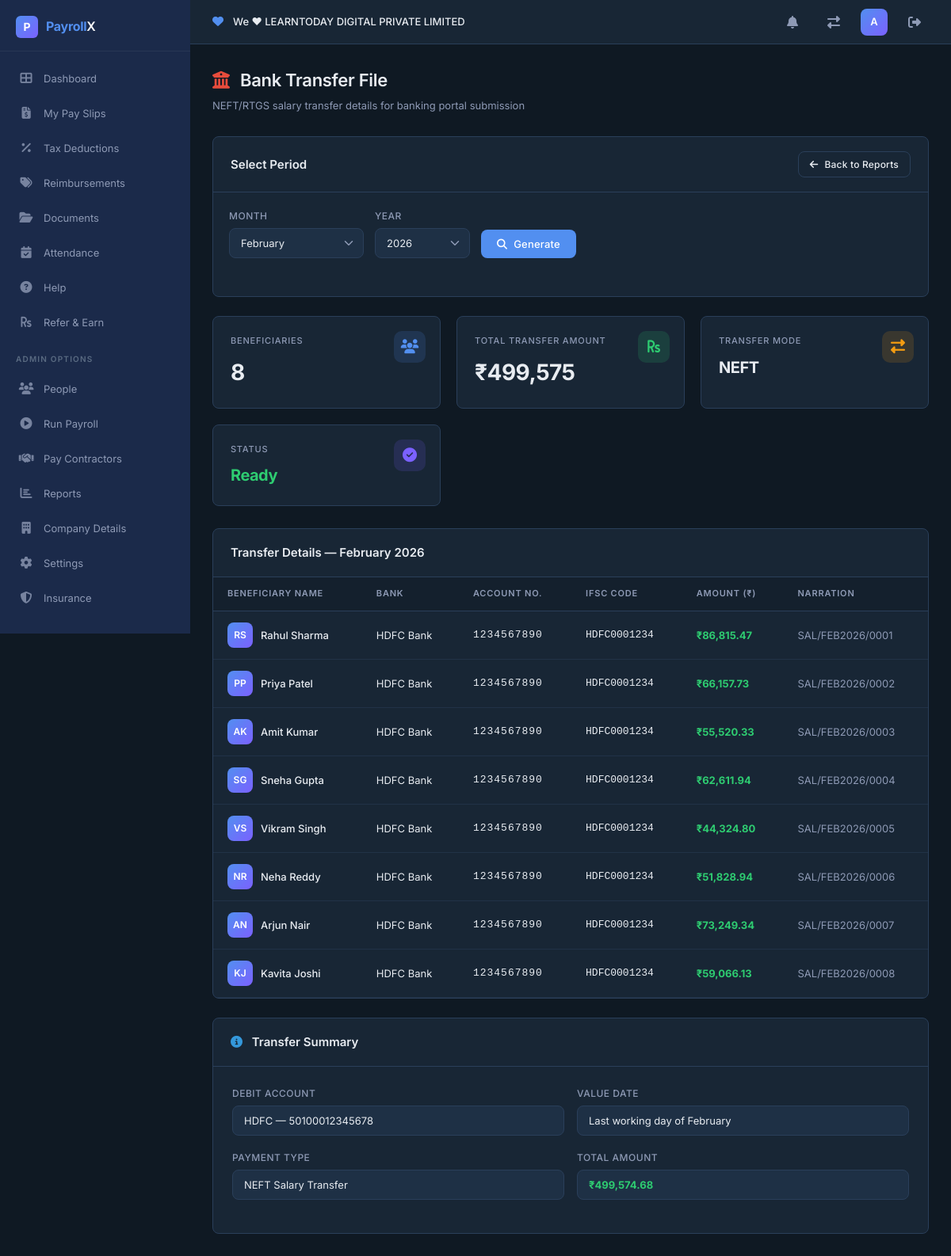
/reports/bank-transfer (signed in), run on the app's committed database.
### src/models.py (models this page shows, shortened)
class Organization(db.Model):
    __tablename__ = 'organizations'
    org_id = db.Column(db.Integer, primary_key=True)
    name = db.Column(db.String(200), unique=True, nullable=False)
    created_at = db.Column(db.DateTime, default=datetime.utcnow)
    users = db.relationship('User', backref='organization', lazy=True)
    employees = db.relationship('Employee', backref='organization', lazy=True)
    payroll_runs = db.relationship('PayrollRun', backref='organization', lazy=True)

class User(UserMixin, db.Model):
    __tablename__ = 'users'
    id = db.Column(db.Integer, primary_key=True)
    username = db.Column(db.String(80), unique=True, nullable=False)
    email = db.Column(db.String(120), unique=True, nullable=False)
    password_hash = db.Column(db.String(256), nullable=False)
    role = db.Column(db.String(20), default='employee')  # employee, hr_admin, finance
    created_at = db.Column(db.DateTime, default=datetime.utcnow)
    org_id = db.Column(db.Integer, db.ForeignKey('organizations.org_id'), nullable=True)

class Payslip(db.Model):
    __tablename__ = 'payslips'
    slip_id = db.Column(db.Integer, primary_key=True)
    run_id = db.Column(db.Integer, db.ForeignKey('payroll_runs.run_id'), nullable=False)
    emp_id = db.Column(db.Integer, db.ForeignKey('employees.emp_id'), nullable=False)
    org_id = db.Column(db.Integer, db.ForeignKey('organizations.org_id'), nullable=True)
    month = db.Column(db.Integer, nullable=False)
    year = db.Column(db.Integer, nullable=False)
    basic_pay = db.Column(db.Float, default=0)
    hra = db.Column(db.Float, default=0)
    da = db.Column(db.Float, default=0)
    special_allowance = db.Column(db.Float, default=0)
    conveyance = db.Column(db.Float, default=0)
    medical_allowance = db.Column(db.Float, default=0)
    gross_pay = db.Column(db.Float, default=0)
    epf_deduction = db.Column(db.Float, default=0)
    esi_deduction = db.Column(db.Float, default=0)
    professional_tax = db.Column(db.Float, default=0)
    tds = db.Column(db.Float, default=0)
    lop_deduction = db.Column(db.Float, default=0)
    total_deductions = db.Column(db.Float, default=0)
    net_pay = db.Column(db.Float, default=0)
    generated_at = db.Column(db.DateTime, default=datetime.utcnow)

class Employee(db.Model):
    __tablename__ = 'employees'
    emp_id = db.Column(db.Integer, primary_key=True)
    user_id = db.Column(db.Integer, db.ForeignKey('users.id'), nullable=True)
    first_name = db.Column(db.String(80), nullable=False)
    last_name = db.Column(db.String(80), nullable=False)
    email = db.Column(db.String(120), nullable=False)
    phone = db.Column(db.String(15))
    pan_number = db.Column(db.String(10))
    aadhaar_number = db.Column(db.String(12))
    bank_account = db.Column(db.String(20))
    bank_ifsc = db.Column(db.String(11))
    bank_name = db.Column(db.String(100))
    department = db.Column(db.String(80))
    designation = db.Column(db.String(80))
    date_of_joining = db.Column(db.Date, default=date.today)
    date_of_exit = db.Column(db.Date, nullable=True)
    status = db.Column(db.String(20), default='active')  # active, inactive, exited
    org_id = db.Column(db.Integer, db.ForeignKey('organizations.org_id'), nullable=True)
    created_at = db.Column(db.DateTime, default=datetime.utcnow)
    salary_structures = db.relationship('SalaryStructure', backref='employee', lazy=True)
    attendance_logs = db.relationship('AttendanceLog', backref='employee', lazy=True)
    payslips = db.relationship('Payslip', backref='employee', lazy=True)
    tax_declaration = db.relationship('TaxDeclaration', backref='employee', uselist=False)
    @property
    def full_name(self):
        return f"{self.first_name} {self.last_name}"

### src/app.py (the view)
@app.route('/reports/bank-transfer')
@login_required
@role_required('hr_admin', 'finance')
def report_bank_transfer():
    month = request.args.get('month', type=int, default=2)
    year = request.args.get('year', type=int, default=2026)
    org_run_ids = [r.run_id for r in PayrollRun.query.filter_by(org_id=current_user.org_id).all()]
    slips = Payslip.query.filter(Payslip.run_id.in_(org_run_ids), Payslip.month==month, Payslip.year==year).all() if org_run_ids else []
    months_list = ['January', 'February', 'March', 'April', 'May', 'June',
                   'July', 'August', 'September', 'October', 'November', 'December']
    return render_template('report_bank_transfer.html',
                           slips=slips, selected_month=month, selected_year=year,
                           months=months_list)

### src/app.py (called while the page is built)
@login_manager.user_loader
def load_user(user_id):
    return User.query.get(int(user_id))

def role_required(*allowed_roles):
    def decorator(f):
        @wraps(f)
        def wrapped(*args, **kwargs):
            if current_user.role not in allowed_roles:
                flash('Access denied — insufficient permissions.', 'error')
                return redirect(url_for('dashboard'))
            return f(*args, **kwargs)
        return wrapped
    return decorator

@app.before_request
def initialize_database():
    global _db_initialized
    if not _db_initialized:
        db.create_all()
        seed_database()
        _db_initialized = True

### templates/report_bank_transfer.html (shortened to what this page needs)
{% extends "base.html" %}
{% block content %}
<div class="page-header">
    <h1><i class="fas fa-university" style="color: var(--danger); margin-right: 8px;"></i> Bank Transfer File</h1>
    <p>NEFT/RTGS salary transfer details for banking portal submission</p>
</div>
<div class="data-card" style="margin-bottom: 24px;">
    <div class="data-card-header">
        <h2>Select Period</h2>
        <a href="{{ url_for('reports') }}" class="btn btn-outline btn-sm"><i class="fas fa-arrow-left"></i> Back to Reports</a>
    </div>
    <div style="padding: 20px;">
        <form method="GET" action="{{ url_for('report_bank_transfer') }}">
            <div class="payroll-controls">
                <div class="form-group">
                    <label>Month</label>
                    <select name="month" class="form-control" style="width: 170px;">
                        {% for i in range(12) %}
                        <option value="{{ i + 1 }}" {% if selected_month == i + 1 %}selected{% endif %}>{{ months[i] }}</option>
                        {% endfor %}
                    </select>
                </div>
                <div class="form-group">
                    <label>Year</label>
                    <select name="year" class="form-control" style="width: 120px;">
                        <option value="2026" {% if selected_year == 2026 %}selected{% endif %}>2026</option>
                    </select>
                </div>
                <button type="submit" class="btn btn-primary"><i class="fas fa-search"></i> Generate</button>
            </div>
        </form>
    </div>
</div>
{% if slips %}
<div class="stats-grid">
    <div class="stat-card">
        <div class="stat-label">Beneficiaries</div>
        <div class="stat-value">{{ slips|length }}</div>
        <div class="stat-icon blue"><i class="fas fa-users"></i></div>
    </div>
    <div class="stat-card">
        <div class="stat-label">Total Transfer Amount</div>
        <div class="stat-value">₹{{ "{:,.0f}".format(slips|sum(attribute='net_pay')) }}</div>
        <div class="stat-icon green"><i class="fas fa-rupee-sign"></i></div>
    </div>
    <div class="stat-card">
        <div class="stat-label">Transfer Mode</div>
        <div class="stat-value" style="font-size: 20px;">NEFT</div>
        <div class="stat-icon orange"><i class="fas fa-exchange-alt"></i></div>
    </div>
    <div class="stat-card">
        <div class="stat-label">Status</div>
        <div class="stat-value" style="font-size: 20px; color: var(--success);">Ready</div>
        <div class="stat-icon purple"><i class="fas fa-check-circle"></i></div>
    </div>
</div>
<div class="data-card" style="margin-bottom: 24px;">
    <div class="data-card-header">
        <h2>Transfer Details — {{ months[selected_month - 1] }} {{ selected_year }}</h2>
    </div>
    <table class="data-table">
        <thead>
            <tr>
                <th>Beneficiary Name</th>
                <th>Bank</th>
                <th>Account No.</th>
                <th>IFSC Code</th>
                <th>Amount (₹)</th>
                <th>Narration</th>
            </tr>
        </thead>
        <tbody>
            {% for slip in slips %}
            <tr>
                <td>
                    <div class="emp-info">
                        <div class="emp-avatar">{{ slip.employee.first_name[0] }}{{ slip.employee.last_name[0] }}</div>
                        <div><div class="emp-name">{{ slip.employee.full_name }}</div></div>
                    </div>
                </td>
                <td>{{ slip.employee.bank_name or '—' }}</td>
                <td style="font-family: monospace; letter-spacing: 1px;">{{ slip.employee.bank_account or '—' }}</td>
                <td style="font-family: monospace;">{{ slip.employee.bank_ifsc or '—' }}</td>
                <td><strong style="color: var(--success);">₹{{ "{:,.2f}".format(slip.net_pay) }}</strong></td>
                <td style="color: var(--text-secondary);">SAL/{{ months[selected_month - 1][:3]|upper }}{{ selected_year }}/{{ "%04d"|format(slip.emp_id) }}</td>
            </tr>
            {% endfor %}
        </tbody>
    </table>
</div>
<div class="data-card">
    <div class="data-card-header">
        <h2><i class="fas fa-info-circle" style="color: var(--info); margin-right: 8px;"></i> Transfer Summary</h2>
    </div>
    <div style="padding: 24px;">
        <div class="form-row">
            <div class="form-group"><label>Debit Account</label><input class="form-control" value="HDFC — 50100012345678" readonly></div>
            <div class="form-group"><label>Value Date</label><input class="form-control" value="Last working day of {{ months[selected_month - 1] }}" readonly></div>
        </div>
        <div class="form-row">
            <div class="form-group"><label>Payment Type</label><input class="form-control" value="NEFT Salary Transfer" readonly></div>
            <div class="form-group"><label>Total Amount</label><input class="form-control" value="₹{{ '{:,.2f}'.format(slips|sum(attribute='net_pay')) }}" readonly style="color: var(--success); font-weight: 700;"></div>
        </div>
    </div>
</div>
{% endif %}
{% endblock %}

### templates/base.html (shortened to what this page needs)
<!DOCTYPE html>
<html lang="en">
<head>
    <link rel="stylesheet" href="{{ url_for('static', filename='css/style.css') }}">
    <link rel="stylesheet" href="https://cdnjs.cloudflare.com/ajax/libs/font-awesome/6.5.1/css/all.min.css">
</head>
<body>
    {% if current_user.is_authenticated %}
    <aside class="sidebar" id="sidebar">
        <div class="sidebar-logo">
            <div class="logo-icon">P</div>
            <div class="logo-text"><span>Payroll</span>X</div>
        </div>
        <nav class="sidebar-nav">
            <a href="{{ url_for('dashboard') }}" class="nav-item {% if request.endpoint == 'dashboard' %}active{% endif %}">
                <span class="nav-icon"><i class="fas fa-th-large"></i></span> Dashboard
            </a>
            <a href="{{ url_for('payslips') }}" class="nav-item {% if request.endpoint == 'payslips' %}active{% endif %}">
                <span class="nav-icon"><i class="fas fa-file-invoice-dollar"></i></span> My Pay Slips
            </a>
            <a href="{{ url_for('tax_deductions') }}" class="nav-item {% if request.endpoint == 'tax_deductions' %}active{% endif %}">
                <span class="nav-icon"><i class="fas fa-percentage"></i></span> Tax Deductions
            </a>
            <a href="{{ url_for('reimbursements') }}" class="nav-item {% if request.endpoint == 'reimbursements' %}active{% endif %}">
                <span class="nav-icon"><i class="fas fa-tags"></i></span> Reimbursements
            </a>
            <a href="{{ url_for('documents') }}" class="nav-item {% if request.endpoint == 'documents' %}active{% endif %}">
                <span class="nav-icon"><i class="fas fa-folder-open"></i></span> Documents
            </a>
            <a href="{{ url_for('attendance') }}" class="nav-item {% if request.endpoint == 'attendance' %}active{% endif %}">
                <span class="nav-icon"><i class="fas fa-calendar-check"></i></span> Attendance
            </a>
            <a href="{{ url_for('help_page') }}" class="nav-item {% if request.endpoint == 'help_page' %}active{% endif %}">
                <span class="nav-icon"><i class="fas fa-question-circle"></i></span> Help
            </a>
            <a href="{{ url_for('refer_earn') }}" class="nav-item {% if request.endpoint == 'refer_earn' %}active{% endif %}">
                <span class="nav-icon"><i class="fas fa-rupee-sign"></i></span> Refer & Earn
            </a>
            {% if current_user.role != 'employee' %}
            <div class="nav-section-label">Admin Options</div>
            <a href="{{ url_for('people') }}" class="nav-item {% if request.endpoint == 'people' %}active{% endif %}">
                <span class="nav-icon"><i class="fas fa-users"></i></span> People
            </a>
            <a href="{{ url_for('run_payroll') }}" class="nav-item {% if request.endpoint == 'run_payroll' %}active{% endif %}">
                <span class="nav-icon"><i class="fas fa-play-circle"></i></span> Run Payroll
            </a>
            <a href="{{ url_for('pay_contractors') }}" class="nav-item {% if request.endpoint == 'pay_contractors' %}active{% endif %}">
                <span class="nav-icon"><i class="fas fa-handshake"></i></span> Pay Contractors
            </a>
            <a href="{{ url_for('reports') }}" class="nav-item {% if request.endpoint == 'reports' %}active{% endif %}">
                <span class="nav-icon"><i class="fas fa-chart-bar"></i></span> Reports
            </a>
            <a href="{{ url_for('company_details') }}" class="nav-item {% if request.endpoint == 'company_details' %}active{% endif %}">
                <span class="nav-icon"><i class="fas fa-building"></i></span> Company Details
            </a>
            <a href="{{ url_for('settings') }}" class="nav-item {% if request.endpoint == 'settings' %}active{% endif %}">
                <span class="nav-icon"><i class="fas fa-cog"></i></span> Settings
            </a>
            <a href="{{ url_for('insurance') }}" class="nav-item {% if request.endpoint == 'insurance' %}active{% endif %}">
                <span class="nav-icon"><i class="fas fa-shield-alt"></i></span> Insurance
            </a>
            {% endif %}
        </nav>
    </aside>
    <header class="top-bar">
        <div class="top-bar-left">
            <span class="org-heart"><i class="fas fa-heart"></i></span>
            <span class="org-name">We ♥ {{ current_user.organization.name if current_user.organization else 'My Organization' }}</span>
        </div>
        <div class="top-bar-right">
            <div class="notification-bell"><i class="fas fa-bell"></i></div>
            <a href="{{ url_for('choose_organization') }}" class="notification-bell"><i class="fas fa-exchange-alt"></i></a>
            <div class="profile-avatar" title="{{ current_user.username }}">
                {{ current_user.username[0]|upper }}
            </div>
            <a href="{{ url_for('logout') }}" class="notification-bell" title="Logout"><i class="fas fa-sign-out-alt"></i></a>
        </div>
    </header>
    <main class="main-content">
        {% block content %}{% endblock %}
    </main>
    {% else %}
        {% block public_content %}{% endblock %}
    {% endif %}
</body>
</html>

### data on the page
Organization: organization "LEARNTODAY DIGITAL PRIVATE LIMITED"
User: username "A"
Payslip: employee "R", employee "S", employee.full_name "Rahul Sharma", employee "HDFC Bank", employee "1234567890", employee "HDFC0001234", net_pay "86,815.47", months "FEB", year "2026", emp_id "0001"
Payslip: employee "P", employee.full_name "Priya Patel", employee "HDFC Bank", employee "1234567890", employee "HDFC0001234", net_pay "66,157.73", months "FEB", year "2026", emp_id "0002"
Payslip: employee "A", employee "K", employee.full_name "Amit Kumar", employee "HDFC Bank", employee "1234567890", employee "HDFC0001234", net_pay "55,520.33", months "FEB", year "2026", emp_id "0003"
Payslip: employee "S", employee "G", employee.full_name "Sneha Gupta", employee "HDFC Bank", employee "1234567890", employee "HDFC0001234", net_pay "62,611.94", months "FEB", year "2026", emp_id "0004"
Payslip: employee "V", employee "S", employee.full_name "Vikram Singh", employee "HDFC Bank", employee "1234567890", employee "HDFC0001234", net_pay "44,324.80", months "FEB", year "2026", emp_id "0005"
Payslip: employee "N", employee "R", employee.full_name "Neha Reddy", employee "HDFC Bank", employee "1234567890", employee "HDFC0001234", net_pay "51,828.94", months "FEB", year "2026", emp_id "0006"
Payslip: employee "A", employee "N", employee.full_name "Arjun Nair", employee "HDFC Bank", employee "1234567890", employee "HDFC0001234", net_pay "73,249.34", months "FEB", year "2026", emp_id "0007"
Payslip: employee "K", employee "J", employee.full_name "Kavita Joshi", employee "HDFC Bank", employee "1234567890", employee "HDFC0001234", net_pay "59,066.13", months "FEB", year "2026", emp_id "0008"

### other printed values
{{ slips|length }} "8"
{{ "{:,.0f}".format(slips|sum(attribute='net_pay')) }} "499,575"
{{ months[selected_month - 1] }} "February"
{{ selected_year }} "2026"
form field month "February"
